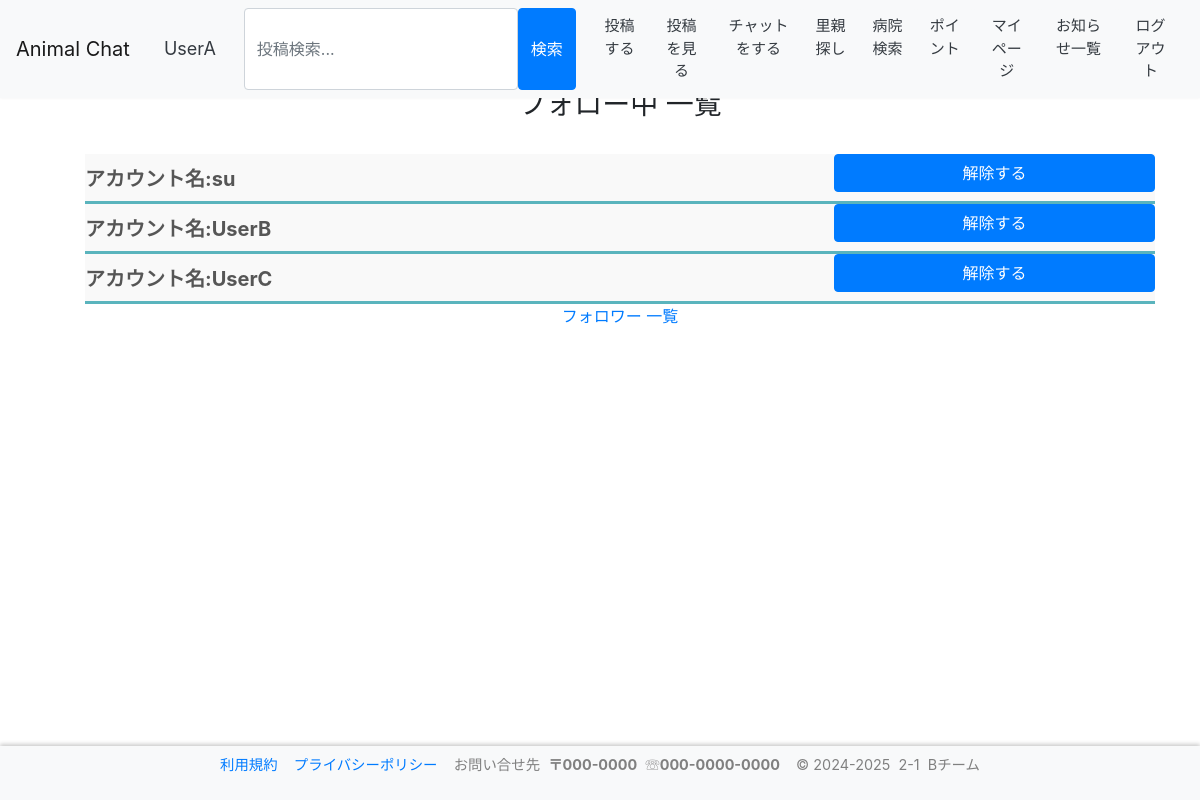
/contents/mypage/follow/ (signed in), run on the app's committed database.
### accounts/models.py (models this page shows)
class User(AbstractBaseUser, PermissionsMixin):
    screen_name = models.CharField(
        gettext_lazy('アカウント名'),
        max_length=128,
        default='',
        blank=True,
        help_text=gettext_lazy('128文字以内で入力してください'),
    )
    email = models.EmailField(gettext_lazy('メールアドレス'), unique=True)
    is_staff = models.BooleanField(
        gettext_lazy('staff status'),
        default=False,
        help_text=gettext_lazy('Designates whether the user can log into this admin site.'),
    )
    is_active = models.BooleanField(
        gettext_lazy('active'),
        default=True,
        help_text=gettext_lazy(
            'Designates whether this user should be treated as active. Unselect this instead of deleting accounts.'
        ),
    )
    date_joined = models.DateTimeField(gettext_lazy('date joined'), default=timezone.now)
    objects = CustomUserManager()
    points = models.IntegerField(
        default=0,
        blank=True,
        null=True,
    )
    pt_give = models.IntegerField(
        default=0,
        blank=True,
        null=True,
    )
    pt_temp = models.IntegerField(
        default=0,
        blank=True,
        null=True,
    )
    icon = models.ImageField(
        upload_to='icon',
        verbose_name='画像',
        null=True,
        blank=True,
        default="icon/default.png",
    )
    profile = models.TextField(
        gettext_lazy('プロフィール'),
        max_length=200,
        null=True,
        default='',
        blank=True,
        help_text=gettext_lazy('200文字以内で入力してください'),
    )
    USERNAME_FIELD = 'email'
    REQUIRED_FIELDS = []
    class Meta:
        verbose_name = gettext_lazy('user')
        verbose_name_plural = gettext_lazy('users')
    def __str__(self):
        return self.__unicode__()
    def __unicode__(self):
        return self.screen_name or self.email

### contents/models.py (models this page shows)
class FollowList(models.Model):
    id = models.AutoField(primary_key=True)
    follow = models.IntegerField(
        gettext_lazy("アカウントID"),
        null=False,
    )
    follow_name = models.CharField(
        gettext_lazy("アカウント名"),
        null=False,
        max_length=128,
        default='',
        blank=True,
    )
    follow_er = models.IntegerField(
        gettext_lazy("アカウントID"),
        null=False,
    )
    follow_er_name = models.CharField(
        gettext_lazy("アカウント名"),
        null=False,
        max_length=128,
        default='',
        blank=True,
    )

### contents/views.py (the view, shortened to what this page needs)
# urls.py: path('mypage/follow/',views.FollowView.as_view(), name='follow'),
class FollowView(ListView):
    template_name = "contents/follow_list.html"
    model = FollowList
    paginate_by = 10
    context_object_name = "flist"
    def get_queryset(self):
        user = self.request.user
        queryset = FollowList.objects.filter(follow=user.id)
        return queryset

### templates/contents/follow_list.html (shortened to what this page needs)
{% extends "base.html" %}
{% load static %}
{% block content %}
<br>
<ul>
    <h3 style="text-align:center;">フォロー中 一覧</h3>
    <br>
    {% if flist %}
    {% for data in flist %}
    <form  method="post">
        <div class="tab_item2" >
            <div style="display:flex;">
                <div style="width:70%;text-align:left;">
                    <div>
                        <label for="programming" style="">アカウント名:{{ data.follow_er_name }}</label>
                    </div>
                </div>
                <div style="width:30%;text-align:right;">
                    <input type="submit" value="解除する"class="btn btn-primary btn-block">
                </div>
            </div>
        </div>
    </form>
    {% endfor %}
    {%else%}
        <p>フォローしているアカウントはありません</p>
    {% endif %}
    <br style="height:10px;">
    <a href="{% url 'contents:follow_er' %}" class="btn btn-link btn-block" target="_self">フォロワー 一覧</a>
</ul>
{% endblock %}

### templates/base.html (shortened to what this page needs)
<!doctype html>
<html lang="ja">
{% load static %}
<head>
    <link rel="stylesheet" href="https://cdn.jsdelivr.net/npm/bootstrap@4.6.0/dist/css/bootstrap.min.css"
>
    <link rel="stylesheet" href="https://cdn.jsdelivr.net/gh/gitbrent/bootstrap4-toggle@3.6.1/css/bootstrap4-toggle.min.css">
</head>
<header>
    <nav class="navbar navbar-expand-lg navbar-light bg-light">
            <a class="navbar-brand" href="{% url 'accounts:index' %}">Animal Chat</a>
        {% if user.is_authenticated %}
            <form method="get" action="{% url 'accounts:mypage' %}" >
                <button type="submit" class="btn btn-light text-dark me-2" style="font-size:18px;">
                    &nbsp{{ user|stringformat:"s" }}
                </button>
            </form>
        {% endif %}
        <div class="collapse navbar-collapse" id="navbarSupportedContent">
            <ul class="navbar-nav mr-auto">
                <br>
                <form method="get" action="{% url "post:posts_search" %}" class="col-12 col-lg-auto mb-2 mb-lg-0" role="search" style="display: flex;">
                    <input type="search" class="form-control" placeholder="投稿検索..." aria-label="Search" name="keyword" value="{{ request.GET.keyword }}" style="width:auto; height:auto;">
                    <input type="submit" value="検索" class="btn btn-primary ">
                </form>
                {% if user.is_authenticated %}
                    <form method="post" action="{% url 'post:posts' %}" >
                        <button type="submit" class="btn btn-light text-dark me-2" style=font-size:15px;>投稿する</button>
                    </form>
                    <form method="get" action="{% url 'post:posts_search' %}" >
                        <button type="submit" class="btn btn-light text-dark me-2" style=font-size:15px; style=font-size:15px;>投稿を見る</button>
                    </form>
                    <form method="get" action="{% url 'chat:index' %}" >
                        <button type="submit" class="btn btn-light text-dark me-2" style=font-size:15px;>チャットをする</button>
                    </form>
                    <form method="get" action="{% url 'accounts:adopt' %}" >
                        <button type="submit" class="btn btn-light text-dark me-2" style=font-size:15px;>里親探し</button>
                    </form>
                    <form method="get" action="{% url 'contents:hospital_list' %}" >
                        <button type="submit" class="btn btn-light text-dark me-2" style=font-size:15px;>病院検索</button>
                    </form>
                    <form method="get" action="{% url 'accounts:points' %}" >
                        <button type="submit" class="btn btn-light text-dark me-2" style=font-size:15px;>ポイント</button>
                    </form>
                    <form method="get" action="{% url 'accounts:mypage' %}" >
                        <button type="submit" class="btn btn-light text-dark me-2" style=font-size:15px;>マイページ</button>
                    </form>
                    <form method="get" action="{% url 'contents:notice_l' %}" >
                        <button type="submit" class="btn btn-light text-dark me-2" style=font-size:15px;>お知らせ一覧</button>
                    </form>
                    <form method="get" action="{% url 'accounts:logoutchk' %}">
                        <button type="submit" class="btn btn-light text-dark me-2" style=font-size:15px;>ログアウト</button>
                    </form>
                {% else %}
                    <form method="post" action="{% url 'accounts:login' %}">
                        {% csrf_token %}
                        <button type="submit" class="btn btn-light text-dark me-2" style=font-size:15px;>ログイン</button>
                    </form>
                {% endif %}
            </ul>
        </div>
    </nav>
</header>
    <body>
    <div class="container mt-3">
        <br>
        <br>
        {% block content %}{% endblock %}
        <p style="height:200px;">&nbsp</p>
    </div>
    </body>
</body>
    <footer>
        <nav class="navbar navbar-expand-lg navbar-light bg-light" id="footer_js">
            <div class=" navbar-collapse" id="navbarSupportedContent" style="text-align:center;">
                <ul class="navbar-nav mr-auto" style="margin: auto;">
                    <li><a href="{% url 'contents:terms' %}">利用規約</a>&nbsp&nbsp&nbsp&nbsp<a href="{% url 'contents:privacy_policy' %}">プライバシーポリシー</a></li>
                    <li>
                        <div class="contact">
                            <p>お問い合せ先&nbsp&nbsp<b>〒000-0000</b>&nbsp&nbsp☏<b>000-0000-0000</b></p>
                        </div>
                    </li>
                    <li>
                        <div class="copyright" >
                            <p>© 2024-2025&nbsp&nbsp2-1&nbsp&nbspBチーム</p>
                        </div>
                    </li>
                </ul>
            </div>
        </nav>
    </footer>
</html>

### templates/base.html (style rules this page uses)
header { position: fixed; top: 0; left: 0; width: 100%; z-index:1; background-color: #333; color: #fff; justify-content: space-between; align-items: center; flex-wrap: nowrap; box-shadow: 0 -2px 4px rgba(0, 0, 0, 0.2); font-size: 0.9em; }
footer { position: fixed; bottom: 0; left:0; width: 100%; z-index:1; color: #808080; justify-content: space-between; align-items: center; flex-wrap: nowrap; box-shadow: 0 -2px 4px rgba(0, 0, 0, 0.2); font-size: 0.9em; }

### templates/contents/follow_list.html (style rules this page uses)
.tab_item2 { width: calc(100%); height: 50px; border-bottom: 3px solid #5ab4bd; background-color: #f9f9f9; line-height: 50px; font-size: 20px; text-align: center; color: #565656; display: block; float: left; text-align: center; font-weight: bold; transition: all 0.2s ease; }

### data on the page
User: screen_name "UserA"
FollowList: follow_er_name "su"
FollowList: follow_er_name "UserB"
FollowList: follow_er_name "UserC"
